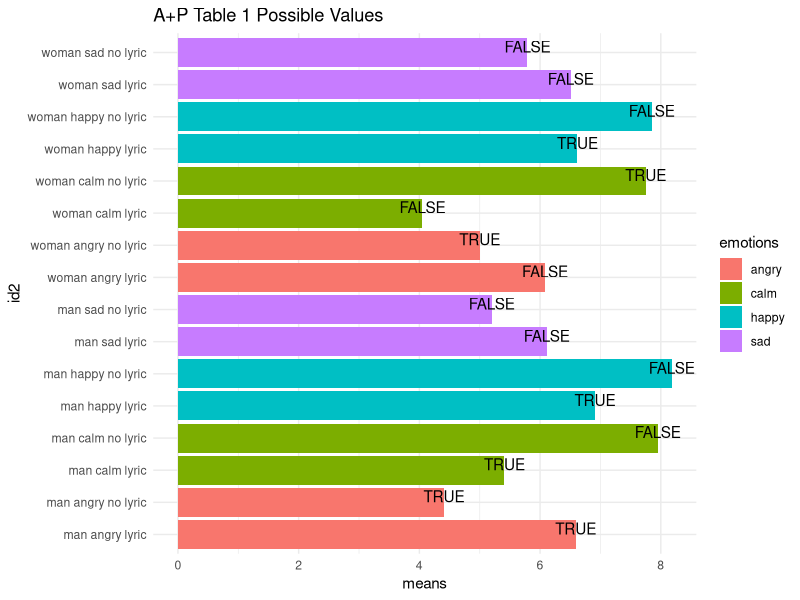
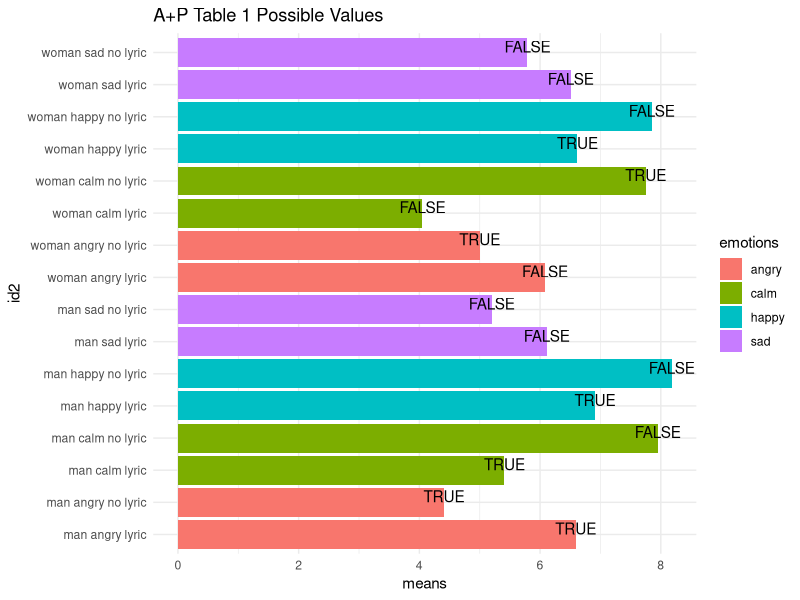

Write the R code that produced these figures, in order.
## ---- chunk 1
library(magrittr)
library(dplyr)
library(ggplot2)

# Function for Computing GRIM Tests
table_1_values <- c(7.85, 8.18, 6.62, 6.91, 
                    5.79, 5.20, 6.51, 6.11, 
                    7.75, 7.95, 4.05, 5.41, 
                    5.00, 4.41, 6.08, 6.59)
sd(table_1_values)

# Function for Computing GRIM Tests

grim_test <- function(sample_size, likert_start, likert_end, means){
  integer_values <- sample_size * means
  bottom <- round(floor(integer_values)/ sample_size, 2)
  top <- round(ceiling(integer_values)/ sample_size, 2)
  df <- data.frame(bottom, top, means)
  df$sample_size <- sample_size
  df$possible <- ifelse(df$bottom == means | df$top == means, yes = TRUE,no = FALSE)
  df
  }

table_1 <- grim_test(32, 1, 9, table_1_values)


table_1$gender <- rep(c("woman","man"),8)
table_1$lyrics <- rep(c("no lyric", "no lyric", "lyric","lyric"),4)
table_1$emotions <- c(rep("happy",4), rep("sad",4), rep("calm",4), rep("angry",4))

table_1 <- table_1 %>%
  tibble() %>%
    mutate(valence = case_when(
    emotions == "happy" ~ "positive",
    emotions == "calm" ~ "positive",
    emotions == "angry" ~ "negative",
    emotions == "sad" ~ "negative"
  ))

table_1 %>%
  arrange(emotions, lyrics)

mean(table_1$possible)


possible_bar_chart <- table_1 %>%
  tibble() %>%
  mutate(id = row_number()) %>%
  mutate(id2 = paste(gender, emotions, lyrics)) %>%
  ggplot(aes(y = means, 
             x = id2, 
             fill  = emotions)) +
  geom_bar(stat = "identity") +
  stat_summary(fun = sum, geom="text", aes(label=possible), vjust = 0) +
  theme_minimal() +
  coord_flip() +
  labs(title = "A+P Table 1 Possible Values")

possible_bar_chart
## Unit Tests 

table_1 %>%
  select(means, possible) %>%
  arrange(means)

possible_bar_chart

table_2_values <- c(6.94, 6.42, 4.11, 
                    7.00, 5.73, 5.50,
                    6.47, 5.81, 3.98,
                    6.25, 4.81, 3.41)

table_3_values <- c(5.26, 5.64, 4.69,
                    3.63, 3.74, 2.57,
                    4.61, 5.74, 4.99, 
                    3.29, 2.95, 2.19)

table_4_values <- c(5.03, 5.11, 4.54, 4.31, 
                    3.53, 3.42, 2.86, 2.45,
                    6.38,  5.18, 4.40, 4.57, 
                    3.13, 3.22, 2.57, 2.30)


# Add what ones  are true and  not 


table_1 <- grim_test(32, 1, 9, table_1_values)
table_2 <- grim_test(32, 1, 9, table_2_values)
table_3 <- grim_test(36, 1, 9, table_3_values)
table_4 <- grim_test(36, 1, 9, table_4_values)

table_1 %>%
  summarise(m_poss = mean(possible),
            count = sum(possible))

table_2 %>%
  summarise(m_poss = mean(possible),
            count = sum(possible))

table_3 %>%
  summarise(m_poss = mean(possible),
            count = sum(possible))

table_4 %>%
  summarise(m_poss = mean(possible),
            count = sum(possible))

